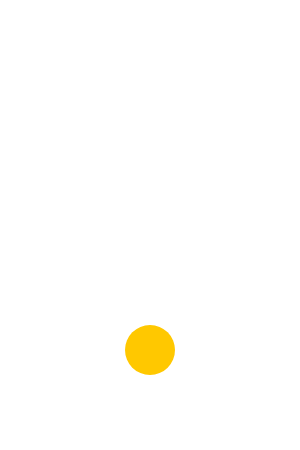
Frame 1 (no input)
Frame 60 (no input): identical to frame 1, image omitted
Frame 120 (the mouse pressed at the canvas centre since frame 60): identical to frame 1, image omitted

The p5.js sketch that drew this single still picture (run headless with seeded random() and noise() and a simulated clock; from frame 60 on, the mouse is pressed at the canvas centre):

// p5.js sketch
// ── sketch.js
// This is a standard moving ball game where you must avoid obsticals.
// You win if you get past 100 blocks.
// Over time the screen turns blue (same color as the blocks) making it impossible to dodge the blocks.
// This basically means there is a time limit
// By Sam Williams, Finished: 12/02/2017

// This is the object of the ball
var dood = {
  x:150,
  y:350,
  speed:0,

  display: function() { // This function displays the ball
    noStroke();
    fill(255, 200, 0);
    ellipse(this.x,this.y,50,50);
  },

  avoid: function() { // This function accelerates the ball horizontally depending on the relative distance between the mouse and the ball
    this.speed = (mouseX - this.x)/50
    this.x = this.x + this.speed;
    if (this.x > 275) {
      this.x = 275;
    } else if (this.x < 25) {
      this.x = 25;
    }
  }
}

//Outside game control 
let start = false;
let initialFrame = 0;

// Global variables detecting what has happend in the game
var score = 0; // How many blocks have been passed
var end = 0; // Have you failed the game, 0 = no, 1 = yes
var hit = false; // Are you currently intersecting a block
var blocks = []; // Array of the blocks currently on screen
var bckcol = 0; // Color of the background

function setup() {
  createCanvas(300,450);
//  if (frameCount == 60) {
    for (i = 0; i < 1; i++) { // Creates the first block
      blocks[i] = new Block;
    }
//  }
    background(255);
    fill(255,200,0);
    noStroke();
    ellipse(150,350,50,50);
}

function mouseClicked() {
    if (mouseX > 0 && mouseX < width && mouseY > 0 && mouseY < height) {
        if(!start) {
        initialFrame = frameCount;
        }
        start = true;
    } 
}

function draw() {
    
    
if(start) {
    
  col = map(frameCount - initialFrame,0,3000,255,0); // Basically makes the framecount a color
  background(255, col, col + 100); // slowly changes the background to blue


  dood.display(); // Dislplays the ball
  dood.avoid(); // Allows ball to move
  for (i = blocks.length-1;i >= 0; i--) { //For every block on screen do these things
    if (end == 0) { // If you have yet failed
      blocks[i].display();
      blocks[i].move();
      blocks[i].faster();
      if (blocks[i].y > height) { // If the block goes off the bottom of the screen splice it form the array
        blocks.splice(i,1);
        score = score + 1; // Adds to the score
      }
      if (blocks[i].n == 0) { // Go to constructor function for definition of n
        if (blocks[i].y >= 80) { // every time a block gets to 80 genertae a new one
          blocks.push(new Block());
          blocks[i].n = 1; // A block will only ever generate one new block
        }
      }
      hit = collideRectCircle(blocks[i].x,blocks[i].y,60,10,dood.x,dood.y,50,50); // If the ball collides with the block trigger end fail
      if (hit) {
        blocks.splice(0,blocks.length); // Remove all the blocks
        end = 1;
      }
    }
  }
  if (end == 1) { // This code triigers if you fail the game
    fill(0)
    text("Score:" + score,(width/2),(height/2));
    textSize(50);
    textAlign(CENTER);
  }
  if (score >= 100) { // This code triggers if you win and get above 100 score
    text("YOU WIN",(width/2),(height/2));
    textSize(50);
    textAlign(CENTER);
    blocks.splice(0,blocks.length);
  }
  fill(0); // This constantly shows your current score in the top left corner
  text(score,20,20,20,20);
      
  }
}

function Block() { // This is a constructor function for the blocks
  this.x = random(0,width-60);  // Random horizontal position (but fully on screen)
  this.y = 0; // Initial vertical starting position (the top)
  this.speed = 1;
  this.n = 0; // This basically checks whether the block has generated another block yet

  this.display = function() { // Displayes the block on the screen
    noStroke();
    fill(255, 0, 100);
    rect(this.x,this.y,60,10)
  }

  this.move = function() { // The block lowers every time this is run (constantly)
    this.y = this.y + this.speed;
  }

  this.faster = function() { // Changes the speed depending how high up the mouse is on the canvas
    if (mouseY < 300) {
      this.speed = (350 - mouseY)/50;
    } else { // If within 50 pixels of the ball it travels at a base speed 1 (not almost 0)
      this.speed = 1;
    }
  }
}

p5.prototype.collideRectCircle = function(rx, ry, rw, rh, cx, cy, diameter) {
  //2d
  // temporary variables to set edges for testing
  var testX = cx;
  var testY = cy;

  // which edge is closest?
  if (cx < rx) {
    testX = rx // left edge
  } else if (cx > rx + rw) {
    testX = rx + rw
  } // right edge

  if (cy < ry) {
    testY = ry // top edge
  } else if (cy > ry + rh) {
    testY = ry + rh
  } // bottom edge

  // // get distance from closest edges
  var distance = dist(cx, cy, testX, testY)

  // if the distance is less than the radius, collision!
  if (distance <= diameter / 2) {
    return true;
  }
  return false;
};
